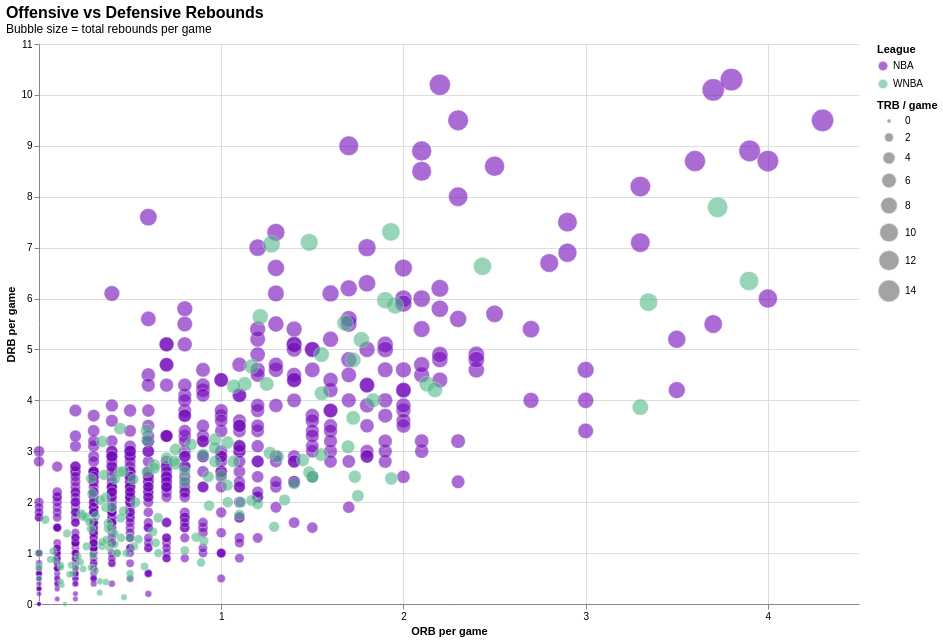

Here is the Vega-Lite specification saved for this chart:
### Vega-Lite specification from a JSON file in a GitHub repository (floating-point values rounded to 4 significant figures; data arrays with more than 128 entries replaced by an {"elided": "..."} marker saying what was removed)
{"config": {"view": {"continuousWidth": 300, "continuousHeight": 300, "stroke": null}}, "data": {"name": "data-7e9a2b27a4c72a35943d38fa1b246181"}, "mark": {"type": "circle", "opacity": 0.6, "stroke": "white", "strokeWidth": 0.5}, "encoding": {"color": {"field": "League", "scale": {"domain": ["NBA", "WNBA"], "range": ["#7209b7", "#52b788"]}, "type": "nominal"}, "size": {"field": "TRB", "scale": {"range": [20, 500]}, "title": "TRB / game", "type": "quantitative"}, "tooltip": [{"field": "Player", "type": "nominal"}, {"field": "Pos", "type": "nominal"}, {"field": "League", "type": "nominal"}, {"field": "ORB", "format": ".2f", "type": "quantitative"}, {"field": "DRB", "format": ".2f", "type": "quantitative"}, {"field": "TRB", "format": ".2f", "type": "quantitative"}], "x": {"axis": {"values": [1, 2, 3, 4, 5, 6]}, "field": "ORB", "title": "ORB per game", "type": "quantitative"}, "y": {"field": "DRB", "title": "DRB per game", "type": "quantitative"}}, "height": 560, "title": {"text": "Offensive vs Defensive Rebounds", "anchor": "start", "fontSize": 16, "subtitle": "Bubble size = total rebounds per game"}, "width": 820, "$schema": "https://vega.github.io/schema/vega-lite/v6.4.1.json", "datasets": {"data-7e9a2b27a4c72a35943d38fa1b246181": {"elided": "738 records"}}}
